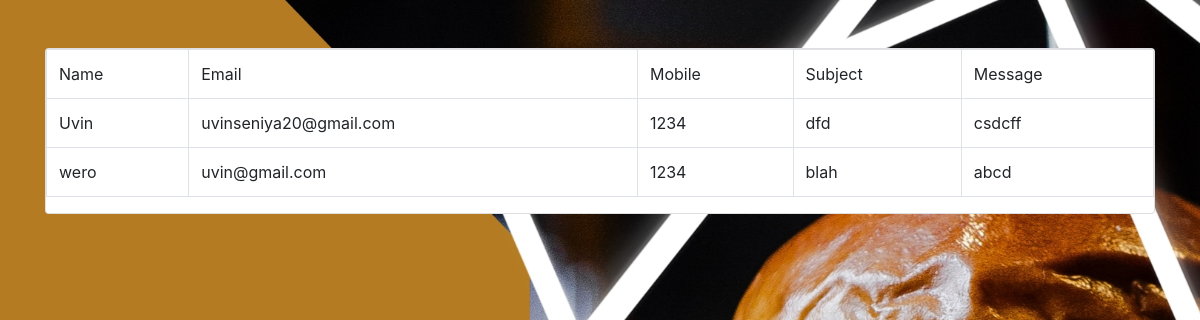
Screenshot of /viewfeedback.php with the database file from the repository.
### tables this page shows
CREATE TABLE `contact` (
  `Name` varchar(50) NOT NULL,
  `Email` varchar(50) NOT NULL,
  `Mobile` int(12) NOT NULL,
  `Subject` varchar(30) NOT NULL,
  `Message` varchar(50) NOT NULL
);

### viewfeedback.php (the view, shortened to what this page needs)
<?php
    require_once("connection.php");
    $query = " select * from contact ";
    $result = mysqli_query($conn,$query);
?>
<!DOCTYPE html>
<html lang="en">
<head>
	<link rel="stylesheet" href="https://stackpath.bootstrapcdn.com/bootstrap/4.4.1/css/bootstrap.min.css">
</head>
<body class="bg-dark">
        <div class="container">
            <div class="row">
                <div class="col m-auto">
                    <div class="card mt-5">
                        <table class="table table-bordered" >
                            <tr>
                                <td>  Name </td>
                                <td> Email </td>
                                <td> Mobile </td>
								<td> Subject </td>
								 <td>  Message </td>
                            </tr>
                            <?php
                                    while($row=mysqli_fetch_assoc($result))
                                    {
                                        $Name = $row['Name'];
                                        $Email = $row['Email'];
                                        $Mobile = $row['Mobile'];
                                        $Subject = $row['Subject'];
										$Message = $row['Message']
                            ?>
                                    <tr>
                                        <td><?php echo $Name ?></td>
                                        <td><?php echo $Email ?></td>
                                        <td><?php echo $Mobile ?></td>
                                        <td><?php echo $Subject ?></td>
										<td><?php echo $Message ?></td>
                                    </tr>
                            <?php
                                    }
                            ?>
                        </table>
                    </div>
                </div>
            </div>
        </div>
</body>
</html>

### viewfeedback.php (style rules this page uses)
body { background-image:url(admin.jpg); background-size:cover; background-attachment:fixed; }

### rows the page displays
contact: Name "Uvin", Email "uvinseniya20@gmail.com", Mobile "1234", Subject "dfd", Message "csdcff"
contact: Name "wero", Email "uvin@gmail.com", Mobile "1234", Subject "blah", Message "abcd"
